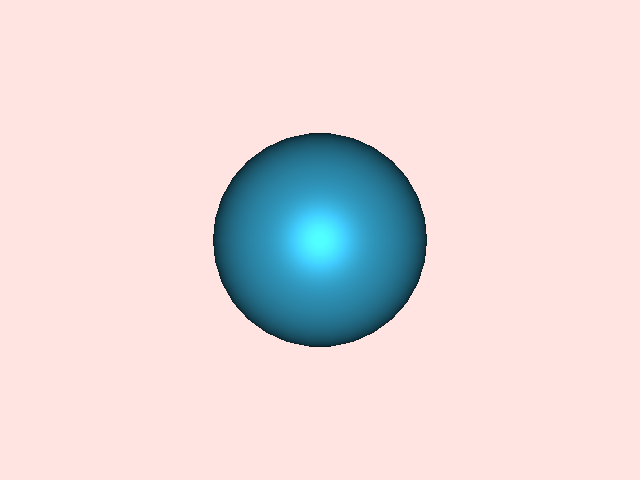

Source code (Python):
#!/usr/bin/env python

# Animate a sphere using a repeating timer event.

# Factory overrides: importing these modules registers the OpenGL rendering
# and interaction style implementations for vtkRenderingCore factory classes.
import vtkmodules.vtkInteractionStyle  # noqa: F401
import vtkmodules.vtkRenderingOpenGL2  # noqa: F401

# VTK pipeline classes used in this example
from vtkmodules.vtkFiltersSources import vtkSphereSource
from vtkmodules.vtkRenderingCore import (
    vtkActor,
    vtkPolyDataMapper,
    vtkRenderWindow,
    vtkRenderWindowInteractor,
    vtkRenderer,
)

# Colors (normalized RGB)
peacock_rgb = (0.200, 0.631, 0.788)
misty_rose_rgb = (1.0, 0.894, 0.882)


class TimerCallback:
    """Move the actor on each timer tick, then destroy the timer."""

    def __init__(self, steps, actor, interactor):
        self.timer_count = 0
        self.steps = steps
        self.actor = actor
        self.interactor = interactor
        self.timer_id = None

    def execute(self, obj, event):
        step = 0
        while step < self.steps:
            self.actor.SetPosition(
                self.timer_count / 100.0, self.timer_count / 100.0, 0
            )
            obj.GetRenderWindow().Render()
            self.timer_count += 1
            step += 1
        if self.timer_id:
            obj.DestroyTimer(self.timer_id)


# Source: generate a sphere
sphere = vtkSphereSource()
sphere.SetRadius(2.0)
sphere.SetPhiResolution(30)
sphere.SetThetaResolution(30)

# Mapper: map polygon data to graphics primitives
mapper = vtkPolyDataMapper()
mapper.SetInputConnection(sphere.GetOutputPort())

# Actor: assign the mapped geometry
actor = vtkActor()
actor.SetMapper(mapper)
actor.GetProperty().SetColor(peacock_rgb)
actor.GetProperty().SetSpecular(0.6)
actor.GetProperty().SetSpecularPower(30)

# Renderer: assemble the scene
renderer = vtkRenderer()
renderer.AddActor(actor)
renderer.SetBackground(misty_rose_rgb)

# Window: display the rendered scene
render_window = vtkRenderWindow()
render_window.AddRenderer(renderer)
render_window.SetWindowName("animation")
render_window.SetMultiSamples(0)
render_window.SetSize(640, 480)

# Scene: configure camera
renderer.ResetCamera()
renderer.GetActiveCamera().Zoom(0.8)

# Interactor: handle mouse and keyboard events
render_window_interactor = vtkRenderWindowInteractor()
render_window_interactor.SetRenderWindow(render_window)

# Timer: create a repeating timer that drives the animation callback
cb = TimerCallback(200, actor, render_window_interactor)
render_window_interactor.AddObserver("TimerEvent", cb.execute)

# Launch the interactive visualization
render_window_interactor.Initialize()
cb.timer_id = render_window_interactor.CreateRepeatingTimer(500)
render_window_interactor.Start()
